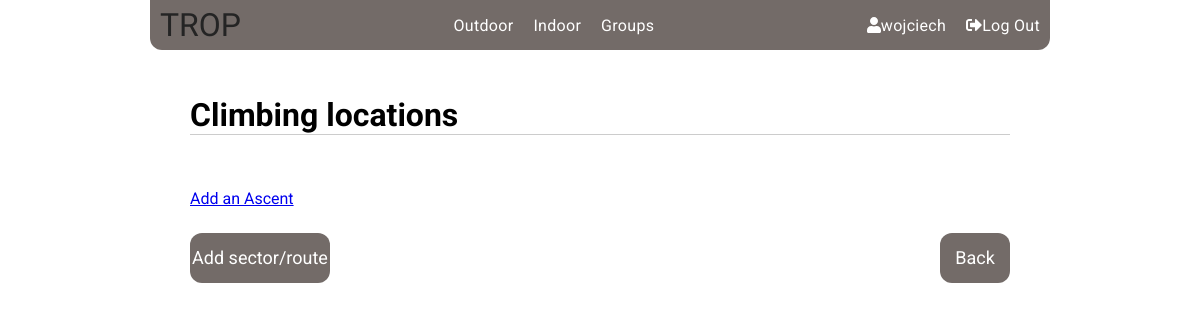
/routes/regions/ (signed in), run on an earlier commit of the app's database.
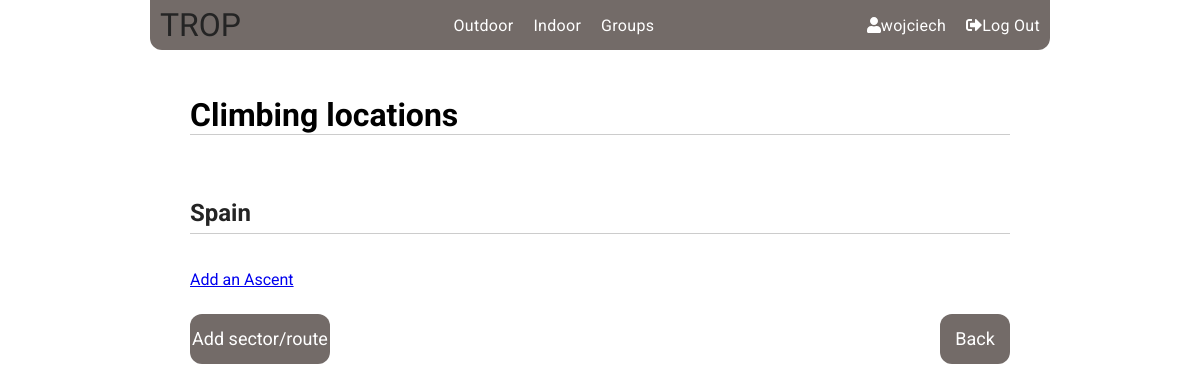
And on a later commit of the database.
### routes/models.py (models this page shows, shortened)
class Sector(models.Model):
    name = models.CharField(max_length = 100, unique=True)
    slug = models.SlugField(allow_unicode = True)
    region = models.CharField(max_length = 100, verbose_name = 'Region, Country')
    country = models.CharField(max_length = 100)
    location = PlainLocationField(based_fields=['region'], zoom=7)
    created_at = models.DateTimeField(auto_now_add=True)
    updated_at = models.DateTimeField(auto_now=True)
    class Meta:
        get_latest_by = 'created_at'
        ordering = ['country', 'region', 'name']

### routes/views.py (the view)
class SectorList(ListView):
    model = Sector
    template_name = 'routes/sector_list.html'
    def get_queryset(self):
        self.sector_dict = {}
        country_object_list = Sector.objects.all()
        countries = set()
        for country in country_object_list:
            countries.add(country.country)
        for country in sorted(countries):
            region_object_list = Sector.objects.all().filter(country=country)
            cities = set()
            for region in region_object_list:
                cities.add(region.region)
            self.sector_dict[country] = {}
            for region in sorted(cities):
                    sectors = Sector.objects.all().filter(region=region)
                    sector_list = []
                    for sector in sectors:
                        sector_list.append(sector)
                    self.sector_dict[country][region] = sector_list
    def get_context_data(self, **kwargs):
        context = super().get_context_data(**kwargs)
        context['sector_dict'] = self.sector_dict
        return context

### routes/templates/routes/sector_list.html (shortened to what this page needs)
{% extends "routes/routes_base.html" %}
{% block route_content %}
  <h1>Climbing locations</h1>
  <ul>
    {% for country, city_dict in sector_dict.items %}
    <li class="country-list">
      <h2><a class="countries" href="#{{country|slugify}}">{{country}}</a></h2>
    {% endfor %}
    </li>
  </ul>
<a class="nav-link" href="{% url 'routes:new_ascent' %}">Add an Ascent</a>
{% endblock route_content %}

What changed in the data, as far as the page shows it:
added Sector: sector_dict "Spain"
